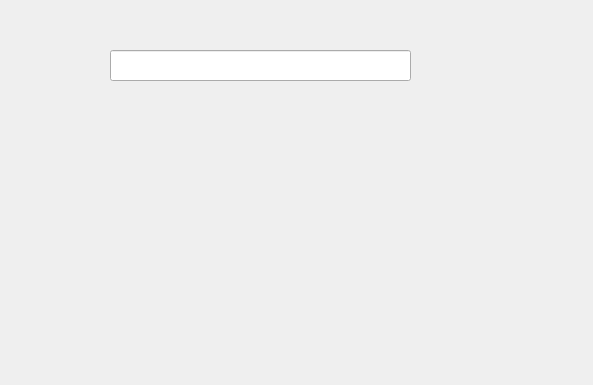
<?xml version="1.0" encoding="UTF-8"?>
<ui version="4.0">
 <class>input</class>
 <widget class="QDialog" name="input">
  <property name="geometry">
   <rect>
    <x>0</x>
    <y>0</y>
    <width>593</width>
    <height>385</height>
   </rect>
  </property>
  <property name="windowTitle">
   <string>Dialog</string>
  </property>
  <widget class="QLineEdit" name="lineEdit">
   <property name="geometry">
    <rect>
     <x>110</x>
     <y>50</y>
     <width>301</width>
     <height>31</height>
    </rect>
   </property>
  </widget>
 </widget>
 <resources/>
 <connections/>
</ui>
